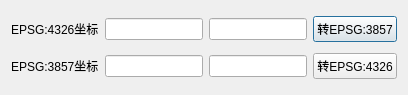
<?xml version="1.0" encoding="UTF-8"?>
<ui version="4.0">
 <class>ConvertCoorDlg</class>
 <widget class="QDialog" name="ConvertCoorDlg">
  <property name="geometry">
   <rect>
    <x>0</x>
    <y>0</y>
    <width>408</width>
    <height>95</height>
   </rect>
  </property>
  <property name="windowTitle">
   <string>EPSG:4326&lt;=&gt;EPSG:3857(墨卡托投影)转换</string>
  </property>
  <layout class="QGridLayout" name="gridLayout">
   <item row="0" column="0">
    <widget class="QLabel" name="label">
     <property name="text">
      <string>EPSG:4326坐标</string>
     </property>
    </widget>
   </item>
   <item row="0" column="1">
    <widget class="QLineEdit" name="m_lonEdit"/>
   </item>
   <item row="0" column="2">
    <widget class="QLineEdit" name="m_latEdit"/>
   </item>
   <item row="0" column="3">
    <widget class="QPushButton" name="convertEPSG3857Btn">
     <property name="text">
      <string>转EPSG:3857</string>
     </property>
    </widget>
   </item>
   <item row="1" column="0">
    <widget class="QLabel" name="label_2">
     <property name="text">
      <string>EPSG:3857坐标</string>
     </property>
    </widget>
   </item>
   <item row="1" column="1">
    <widget class="QLineEdit" name="m_xEdit"/>
   </item>
   <item row="1" column="2">
    <widget class="QLineEdit" name="m_yEdit"/>
   </item>
   <item row="1" column="3">
    <widget class="QPushButton" name="convertEPSG4326Btn">
     <property name="text">
      <string>转EPSG:4326</string>
     </property>
    </widget>
   </item>
  </layout>
 </widget>
 <layoutdefault spacing="6" margin="11"/>
 <resources/>
 <connections/>
</ui>
